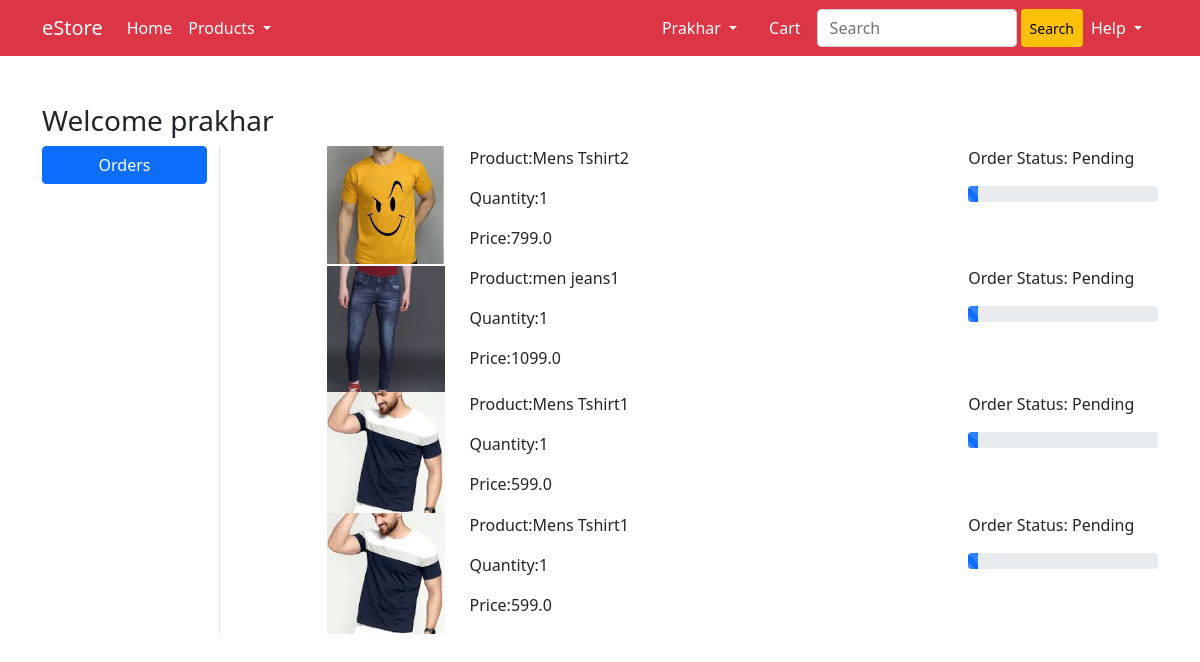
Page /orders/ (signed in) on the committed database.
### app1/models.py (models this page shows, shortened)
class OrderPlaced(models.Model):
    user=models.ForeignKey(User, on_delete=models.CASCADE)
    customer=models.ForeignKey(Customer, on_delete=models.CASCADE)
    product=models.ForeignKey(Product, on_delete=models.CASCADE)
    quantity=models.PositiveIntegerField(auto_created= True)
    status=models.CharField(choices=STATUS_CHOICES, max_length=50, default='Pending')
    @property
    def total_cost(self):
        return self.quantity*self.product.discount_price

class Product(models.Model):
    title=models.CharField(max_length=50)
    selling_price=models.FloatField()
    discount_price=models.FloatField()
    description=models.TextField()
    brand=models.CharField(max_length=50)
    category=models.CharField(choices=CATEGORY_CHOICES, max_length=10)
    product_image=models.ImageField(upload_to='productimg')

### app1/views.py (the view)
# urls.py: path('orders/', views.order_done, name='orders'),
@login_required
def order_done(request):
    op=OrderPlaced.objects.filter(user=request.user)
    return render(request, 'orders.html', {'order_placed':op})

### templates/orders.html (shortened to what this page needs)
{% extends 'base.html' %}
{% load static %}
{% block body %}
<div class="container my-5">
 <div class="row">
 <h3>Welcome {{request.user}}</h3>
  <div class="col-sm-2 border-end">
   <ul class="list-unstyled">
    <li class="d-grid"><a href="#" class="btn btn-primary">Orders</a></li>
   </ul>
  </div>
  <div class="col-sm-9 offset-sm-1">
      {% for op in order_placed %}
   <div class="row">
    <div class="col-sm-2">
        <a href="{% url 'productdetail' op.product.id %}"><img src="{{op.product.product_image.url}}" alt="" class="img-fluid" height="150" width="150"></a>
    </div>
    <div class="col-sm-7">
        <p>Product:{{op.product.title}}</p>
        <p>Quantity:{{op.quantity}}</p>
        <p>Price:{{op.total_cost}}</p>
    </div>
    <div class="col-sm-3">
        <p>Order Status: {{op.status}}</p>
        {% if op.status == 'Pending' %}
        <div class="progress">
            <div class="progress-bar progress-bar-striped" role="progressbar" style="width: 5%" aria-valuenow="25" aria-valuemin="0" aria-valuemax="100"></div>
          </div>
          {% endif %}
    </div>
   </div>
   {% endfor %}
  </div>
 </div>
</div>
{% endblock body %}

### templates/base.html (shortened to what this page needs)
<!doctype html>
{% load static %}
<html lang="en">
<head>
  <link href="https://cdn.jsdelivr.net/npm/bootstrap@5.1.0/dist/css/bootstrap.min.css" rel="stylesheet"
>
    <link rel="stylesheet" href="https://cdnjs.cloudflare.com/ajax/libs/font-awesome/5.1.0-10/css/all.css">
</head>
<body>
  <nav class="navbar navbar-expand-lg navbar-dark bg-danger">
    <div class="container">
      <a class="navbar-brand" href="/">eStore</a>
      <div class="collapse navbar-collapse" id="navbarSupportedContent">
        <ul class="navbar-nav me-auto mb-2 mb-lg-0">
          <li class="nav-item">
            <a class="nav-link active" aria-current="page" href="/">Home</a>
          </li>
          <li class="nav-item dropdown">
            <a class="nav-link dropdown-toggle text-white" href="#" id="productDropdown" role="button"
              data-bs-toggle="dropdown" aria-expanded="false">Products
            </a>
          </li>
        </ul>
        <div>
          <ul class="navbar-nav me-auto mb-2 mb-lg-0">
            {% if request.user.is_authenticated %}
            <li class="nav-item dropdown mx-2">
              <a class="nav-link dropdown-toggle text-white" href="#" id="profileDropdown" role="button"
                data-bs-toggle="dropdown" aria-expanded="false">
                {{request.user.username|capfirst}}
              </a>
            </li>
            <li class="nav-item mx-2">
              <a href="{% url 'showcart' %}" class="nav-link text-white"> Cart </a>
            </li>
            {% endif %}
          </ul>
        </div>
        <form  method="GET" action="" class="d-flex">
         <input class="form-control me-1" type="search" placeholder="Search" aria-label="Search" style="width:200px;">
          <button style="width: auto;" class="btn btn-warning btn-sm" type="submit">Search</button>
        </form>
        <ul class="navbar-nav mb-2 mb-lg-0 me-md-2">
          <li class="nav-item dropdown">
            <a class="nav-link dropdown-toggle text-white" href="#" id="productDropdown" role="button"
              data-bs-toggle="dropdown" aria-expanded="false">Help
            </a>
          </li>
        </ul>
      </div>
    </div>
  </nav>
  {% block body %} {% endblock body%}
</body>
</html>

### rows in the picture
OrderPlaced: product.product_image (picture), product "Mens Tshirt2", quantity "1", total_cost "799.0", status "Pending"
OrderPlaced: product.product_image (picture), product "men jeans1", quantity "1", total_cost "1099.0", status "Pending"
OrderPlaced: product.product_image (picture), product "Mens Tshirt1", quantity "1", total_cost "599.0", status "Pending"
OrderPlaced: product.product_image (picture), product "Mens Tshirt1", quantity "1", total_cost "599.0", status "Pending"

### other values in the picture
{{ request.user.username|capfirst }} "Prakhar"
{{ request.user }} "prakhar"
